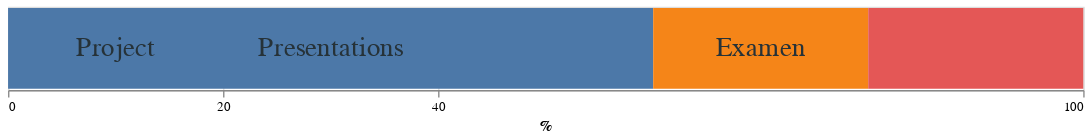

This figure's notebook cell:
### Markdown cell above
## Evaluation

### Code cell
evaluations = pd.DataFrame(
    [("Examen", 60, 70), ("Presentations", 20, 30), ("Project", 20, 10)],
    columns=["cat", "%", "textPos"],
)

base = alt.Chart(evaluations)
bar = base.mark_bar(size=60).encode(
    alt.X("%", title="%", axis=alt.Axis(values=[0, 20, 40, 100])),
    alt.Color("cat", legend=None),
)
text = base.mark_text(**text_args).encode(alt.X("textPos"), alt.Text("cat"))

(bar + text).properties(height=62, width=800)

### Figure 1 — Vega-Lite specification as saved in the notebook (floating-point values rounded to 4 significant figures)
{"config": {"view": {"continuousWidth": 400, "continuousHeight": 300}}, "layer": [{"mark": {"type": "bar", "size": 60}, "encoding": {"color": {"type": "nominal", "field": "cat", "legend": null}, "x": {"type": "quantitative", "axis": {"values": [0, 20, 40, 100]}, "field": "%", "title": "%"}}}, {"mark": {"type": "text", "color": "#263238", "fontSize": 20}, "encoding": {"text": {"type": "nominal", "field": "cat"}, "x": {"type": "quantitative", "field": "textPos"}}}], "data": {"name": "data-3922e68512a3340b7af8d9cc532c9633"}, "height": 62, "width": 800, "$schema": "https://vega.github.io/schema/vega-lite/v4.0.0.json", "datasets": {"data-3922e68512a3340b7af8d9cc532c9633": [{"cat": "Examen", "%": 60, "textPos": 70}, {"cat": "Presentations", "%": 20, "textPos": 30}, {"cat": "Project", "%": 20, "textPos": 10}]}}
